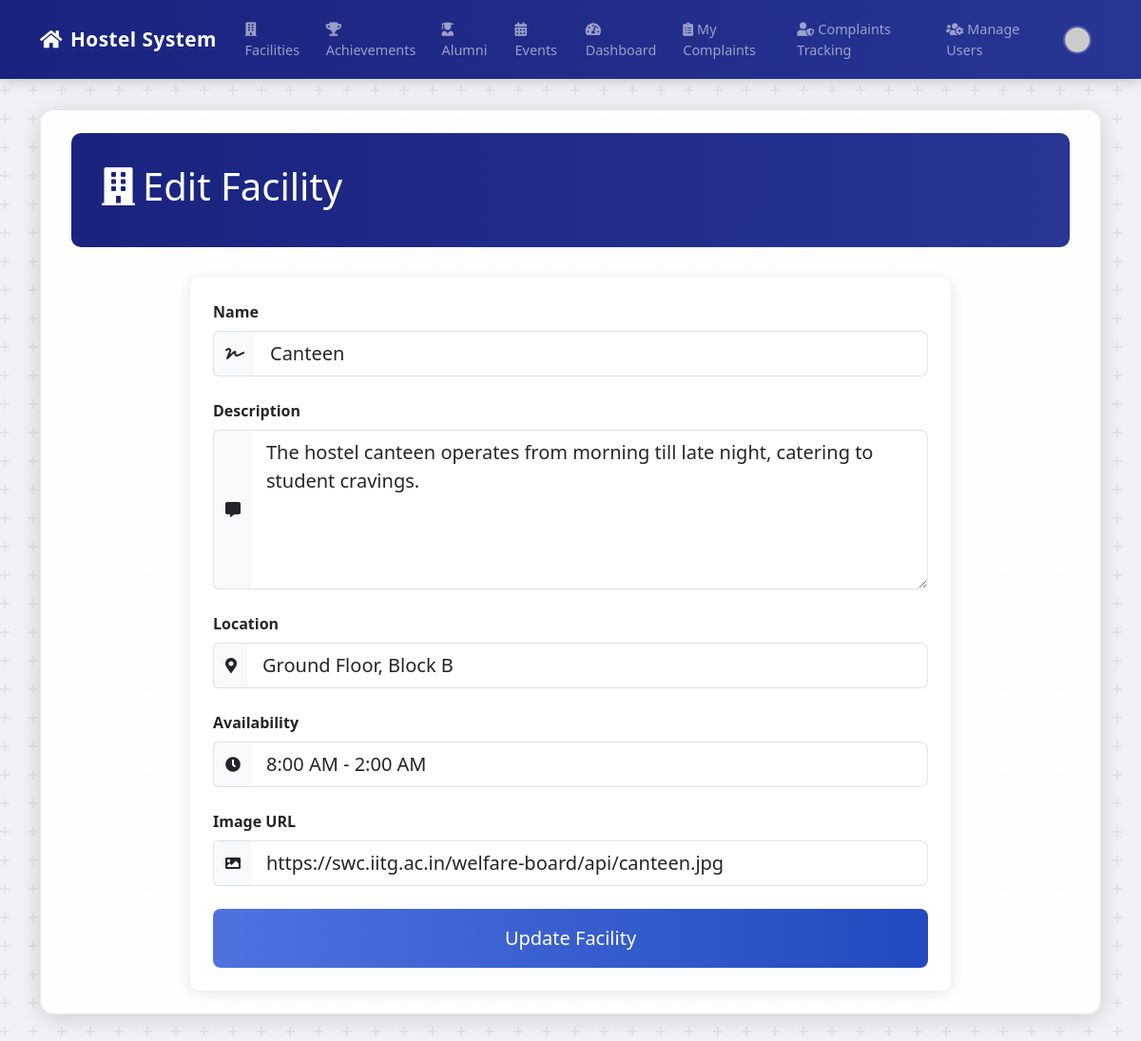
The app's page /admin/facility/edit/6 (signed in) with its own data.
### app.py (models this page shows)
class Facility(db.Model):
    id = db.Column(db.Integer, primary_key=True)
    name = db.Column(db.String(100), nullable=False)
    description = db.Column(db.Text, nullable=False)
    location = db.Column(db.String(100), nullable=False)
    availability = db.Column(db.String(50), nullable=False)
    image_url = db.Column(db.String(200))
    created_at = db.Column(db.DateTime, nullable=False, default=datetime.utcnow)

### app.py (the view, shortened to what this page needs)
@app.route('/admin/facility/edit/<int:id>', methods=['GET', 'POST'])
@login_required
@admin_required
def edit_facility(id):
    facility = Facility.query.get_or_404(id)
    form = FacilityForm(obj=facility)
    return render_template('edit_facility.html', title='Edit Facility', form=form, facility=facility)

### app.py
class FacilityForm(FlaskForm):
    name = StringField('Name', validators=[DataRequired()])
    description = TextAreaField('Description', validators=[DataRequired()])
    location = StringField('Location', validators=[DataRequired()])
    availability = StringField('Availability', validators=[DataRequired()])
    image_url = StringField('Image URL')
    submit = SubmitField('Update Facility')

### app.py (called while the page is built)
def admin_required(f):
    @wraps(f)
    def decorated_function(*args, **kwargs):
        if not current_user.is_authenticated or current_user.role != 'HMC Admin':
            flash('You do not have permission to access this page.', 'danger')
            return redirect(url_for('home'))
        return f(*args, **kwargs)
    return decorated_function

@login_manager.user_loader
def load_user(user_id):
    return User.query.get(int(user_id))

### templates/edit_facility.html (shortened to what this page needs)
{% extends "base.html" %}
{% block content %}
<div class="container-md py-4">
    <div class="dashboard-header">
        <h1><i class="fas fa-building me-2"></i>Edit Facility</h1>
    </div>
    <div class="complaint-form-section">
        <div class="card">
            <div class="card-body p-4">
                <form method="POST" action="" class="complaint-form">
                    <div class="mb-4">
                        {{ form.name.label(class="form-label fw-bold") }}
                        <div class="input-group">
                            <span class="input-group-text"><i class="fas fa-signature"></i></span>
                            {{ form.name(class="form-control form-control-lg") }}
                        </div>
                    </div>
                    <div class="mb-4">
                        {{ form.description.label(class="form-label fw-bold") }}
                        <div class="input-group">
                            <span class="input-group-text"><i class="fas fa-comment-alt"></i></span>
                            {{ form.description(class="form-control form-control-lg", rows=5) }}
                        </div>
                    </div>
                    <div class="mb-4">
                        {{ form.location.label(class="form-label fw-bold") }}
                        <div class="input-group">
                            <span class="input-group-text"><i class="fas fa-map-marker-alt"></i></span>
                            {{ form.location(class="form-control form-control-lg") }}
                        </div>
                    </div>
                    <div class="mb-4">
                        {{ form.availability.label(class="form-label fw-bold") }}
                        <div class="input-group">
                            <span class="input-group-text"><i class="fas fa-clock"></i></span>
                            {{ form.availability(class="form-control form-control-lg") }}
                        </div>
                    </div>
                    <div class="mb-4">
                        {{ form.image_url.label(class="form-label fw-bold") }}
                        <div class="input-group">
                            <span class="input-group-text"><i class="fas fa-image"></i></span>
                            {{ form.image_url(class="form-control form-control-lg") }}
                        </div>
                    </div>
                    <div class="d-grid">
                        {{ form.submit(class="btn btn-primary btn-lg submit-btn") }}
                    </div>
                </form>
            </div>
        </div>
    </div>
</div>
{% endblock %}

### templates/base.html (style rules this page uses)
body { background-color: #f0f2f5; }
.container-md { background-color: rgba(255, 255, 255, 0.92); border-radius: 15px; box-shadow: 0 4px 25px rgba(0, 0, 0, 0.15); padding: 2rem; margin-top: 2rem; margin-bottom: 2rem; border: 1px solid rgba(0,0,0,0.08); }
.dashboard-header, .hero-section { border-radius: 10px; position: relative; overflow: hidden; }
.btn-primary { border: none; transition: all 0.3s ease; }

### templates/edit_facility.html (style rules this page uses)
.dashboard-header { background: linear-gradient(to right, #1a237e, #283593); padding: 2rem; margin: 0 0 2rem 0; color: white; border-radius: 10px; }
.complaint-form-section { animation: fadeIn 0.5s ease-in; max-width: 800px; margin: 0 auto; }
.card { border: none; box-shadow: 0 2px 15px rgba(0,0,0,0.1); border-radius: 10px; }
.input-group-text { background-color: #f8f9fa; border-right: none; }
.form-control, .form-select { border-left: none; }
.submit-btn { background: linear-gradient(to right, #4e73df, #224abe); border: none; padding: 1rem; transition: all 0.3s ease; }

### records on screen
Facility: name "Canteen", description "The hostel canteen operates from morning till late night, catering to student cravings.", location "Ground Floor, Block B", availability "8:00 AM - 2:00 AM", image_url "https://swc.iitg.ac.in/welfare-board/api/canteen.jpg"
